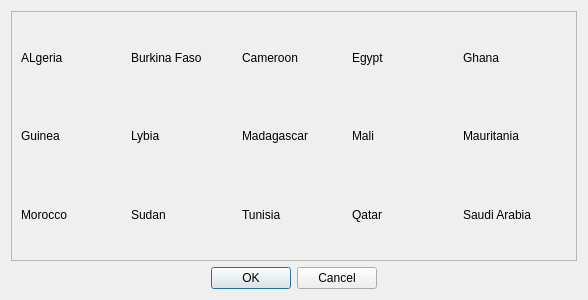
<?xml version="1.0" encoding="UTF-8"?>
<ui version="4.0">
 <class>Dialog</class>
 <widget class="QDialog" name="Dialog">
  <property name="geometry">
   <rect>
    <x>0</x>
    <y>0</y>
    <width>588</width>
    <height>300</height>
   </rect>
  </property>
  <property name="windowTitle">
   <string>Dialog</string>
  </property>
  <layout class="QVBoxLayout" name="verticalLayout">
   <item>
    <widget class="QFrame" name="frame">
     <property name="frameShape">
      <enum>QFrame::StyledPanel</enum>
     </property>
     <property name="frameShadow">
      <enum>QFrame::Raised</enum>
     </property>
     <layout class="QGridLayout" name="gridLayout">
      <item row="0" column="0">
       <widget class="QLabel" name="label">
        <property name="text">
         <string>ALgeria</string>
        </property>
       </widget>
      </item>
      <item row="0" column="1">
       <widget class="QLabel" name="label_4">
        <property name="text">
         <string>Burkina Faso</string>
        </property>
       </widget>
      </item>
      <item row="0" column="2">
       <widget class="QLabel" name="label_2">
        <property name="text">
         <string>Cameroon</string>
        </property>
       </widget>
      </item>
      <item row="0" column="3">
       <widget class="QLabel" name="label_3">
        <property name="text">
         <string>Egypt</string>
        </property>
       </widget>
      </item>
      <item row="0" column="4">
       <widget class="QLabel" name="label_5">
        <property name="text">
         <string>Ghana</string>
        </property>
       </widget>
      </item>
      <item row="1" column="0">
       <widget class="QLabel" name="label_6">
        <property name="text">
         <string>Guinea</string>
        </property>
       </widget>
      </item>
      <item row="1" column="1">
       <widget class="QLabel" name="label_7">
        <property name="text">
         <string>Lybia</string>
        </property>
       </widget>
      </item>
      <item row="1" column="2">
       <widget class="QLabel" name="label_8">
        <property name="text">
         <string>Madagascar</string>
        </property>
       </widget>
      </item>
      <item row="1" column="3">
       <widget class="QLabel" name="label_9">
        <property name="text">
         <string>Mali</string>
        </property>
       </widget>
      </item>
      <item row="1" column="4">
       <widget class="QLabel" name="label_10">
        <property name="text">
         <string>Mauritania</string>
        </property>
       </widget>
      </item>
      <item row="2" column="0">
       <widget class="QLabel" name="label_11">
        <property name="text">
         <string>Morocco</string>
        </property>
       </widget>
      </item>
      <item row="2" column="1">
       <widget class="QLabel" name="label_12">
        <property name="text">
         <string>Sudan</string>
        </property>
       </widget>
      </item>
      <item row="2" column="2">
       <widget class="QLabel" name="label_13">
        <property name="text">
         <string>Tunisia</string>
        </property>
       </widget>
      </item>
      <item row="2" column="3">
       <widget class="QLabel" name="label_14">
        <property name="text">
         <string>Qatar</string>
        </property>
       </widget>
      </item>
      <item row="2" column="4">
       <widget class="QLabel" name="label_15">
        <property name="text">
         <string>Saudi Arabia</string>
        </property>
       </widget>
      </item>
     </layout>
    </widget>
   </item>
   <item alignment="Qt::AlignHCenter">
    <widget class="QDialogButtonBox" name="buttonBox">
     <property name="orientation">
      <enum>Qt::Horizontal</enum>
     </property>
     <property name="standardButtons">
      <set>QDialogButtonBox::Cancel|QDialogButtonBox::Ok</set>
     </property>
    </widget>
   </item>
  </layout>
 </widget>
 <resources/>
 <connections>
  <connection>
   <sender>buttonBox</sender>
   <signal>accepted()</signal>
   <receiver>Dialog</receiver>
   <slot>accept()</slot>
   <hints>
    <hint type="sourcelabel">
     <x>248</x>
     <y>254</y>
    </hint>
    <hint type="destinationlabel">
     <x>157</x>
     <y>274</y>
    </hint>
   </hints>
  </connection>
  <connection>
   <sender>buttonBox</sender>
   <signal>rejected()</signal>
   <receiver>Dialog</receiver>
   <slot>reject()</slot>
   <hints>
    <hint type="sourcelabel">
     <x>316</x>
     <y>260</y>
    </hint>
    <hint type="destinationlabel">
     <x>286</x>
     <y>274</y>
    </hint>
   </hints>
  </connection>
 </connections>
</ui>
